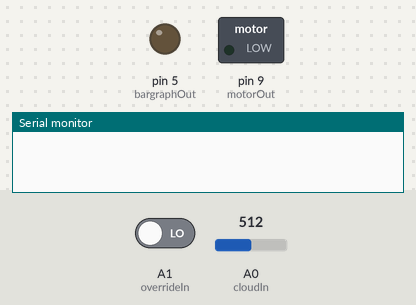
This sketch was run on a simulated Arduino Uno, built with avr-gcc and run on an emulated ATmega328P. On the bench: switched loads named in the sketch (green lamp = pin HIGH), output pins drawn as LEDs (lit = HIGH), the last lines printed to the serial monitor. The inputs (shaded band) are chosen by the test bench; at power-on: A0 (cloudIn) = 512, A1 (overrideIn) LOW. Pins used as bus, display or sensor lines are not drawn.

Above: at 9.1 s.
9.2 s: A0 (cloudIn) set to 716
At 10.3 s:
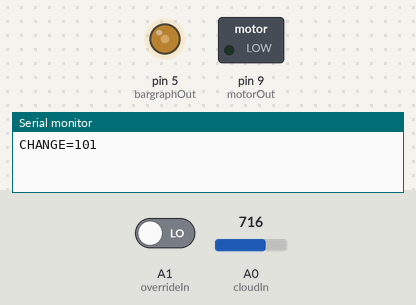
10.7 s: A0 (cloudIn) set to 530
12.4 s: A0 (cloudIn) set to 507
At 13.37 s:
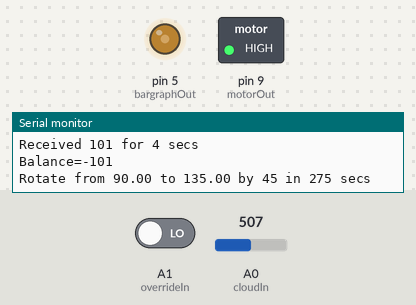
15.0 s: A1 (overrideIn) driven HIGH
At 15.5 s:
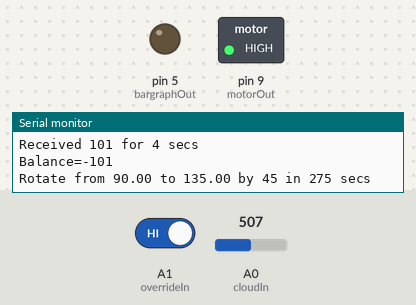
18.0 s: A0 (cloudIn) set to 900
At 18.5 s:
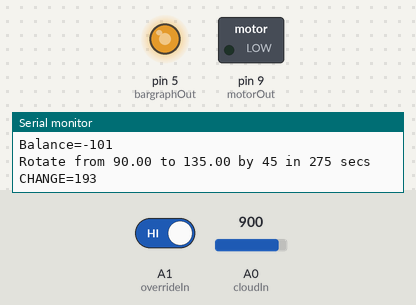
19.5 s: A0 (cloudIn) set to 511
At 21.2 s:
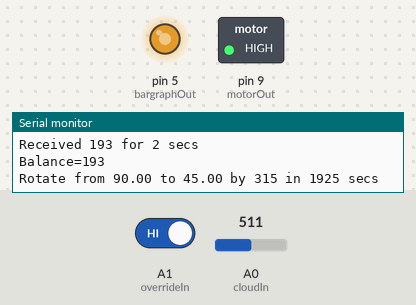
Timing chart, 0 to 23.5 s (numbered marks = the images above; inputs shaded):
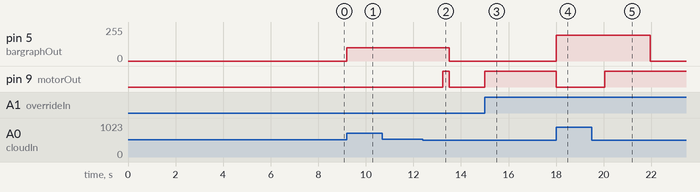

The sketch:

balance.ino
```cpp
/*
* Visualize the balance of signal strength received by the cloudbit
* to communicate the balance or imbalance of things. i.e. work vs life
*  - pie chart (with motor)
*  - farris wheel (with motor)
*  - weighted scale (with servo)
*  - seesaw (with servo)
*
* The 2 things are distinguished by the length of their signal.
*  thing 1 <= 3 seconds (Use 1 seconds)
*  thing 2 > 3 seconds ( Use 5 seconds)
*
* Circuit is intended to be:
*
*             -> button   -> wire ->         -> led
*  p3 -> fork -> cloudbit -> wire -> arduino -> bargraph
*             -> button   -> wire ->         -> wire     -> motor
*
*/
const boolean DEBUG=true;

// pins used (all of them)
const int calibrateIn = 0;    // button for calibration
const int cloudIn = A0;       // cloudbit for receiving signals
const int overrideIn = A1;    // button for manually adjusting motor
const int calibrateOut = 1;   // led for indicating calibration in progress
const int bargraphOut = 5;    // bargraph for visualizing the received signal
const int motorOut = 9;       // motor to move the phyiscal world

// current readings from cloudbit
int val = 0;      // the current reading
int lastVal = 0;  // the previous reading
int highVal = 0;  // the highest value while reading greater than 0
int valTime = 0;  // the length of time reading greater than 0

// balance the readings
float balance1 = 0; // short readings (use 1 sec)
float balance2 = 0; // long readings (use 5 sec)
float rotation=90; // start balanced (3 o'clock)
const float degreesInCircle = 360.0;

// calibration settings
int cloudOnVal = 0;

void setup() {
  // log activity?
  if(DEBUG) {
    Serial.begin(9600);
  }

  // input
  pinMode( calibrateIn, INPUT );
  pinMode( cloudIn, INPUT );
  pinMode( overrideIn, INPUT );

  // output
  pinMode( calibrateOut, OUTPUT );
  pinMode( bargraphOut, OUTPUT );
  pinMode( motorOut, OUTPUT );

  // takes a little while to start the cloudbit
  delay(3000); // may not be long enough
  // detect the cloubits baseline reading
  calibrate();
}

void loop() {
  // what is the cloud sending?
  val = analogRead(cloudIn);
  // make the highest value during calibration be 0
  val = map(val, cloudOnVal, 1023, 0, 255);
  // keep between 0 and 255
  val = constrain(val, 0, 255);

  // has the value changed since last time?
  if(val != lastVal) {
    change();
    lastVal = val; // track the last value
  }

  // track length of signal
  if(val != 0) {
    valTime += 1; // track the time in seconds
    delay(1000); // pause for one second
  }
  else { // allow for manual adjustments

     // need to rebalance?
     // correct the position of the motor
     if(digitalRead(overrideIn) == HIGH) {
       override();
     }

     // cloudbit have a lot of noise?
     // recalibrate it
     if(digitalRead(calibrateIn) == HIGH) {
       calibrate();
     }
  }
}

// cloudbit doesn't output zero at rest, so discover what zero is
void calibrate() {
  digitalWrite(calibrateOut, HIGH);
  cloudOnVal=0;
  unsigned long stopTime = millis() + 5000;
  while (millis() < stopTime) {
    val = analogRead(cloudIn);
    if(val>cloudOnVal) {
      cloudOnVal = val;
    }
  }
  digitalWrite(calibrateOut, LOW);
}

// make the necessary changes in output
void change() {
  if(DEBUG) {
    Serial.print("CHANGE=");
    Serial.println(val);
  }
  // is it still on?
  if(val>0) {
      // display the highest value during each read period
    if(val > highVal) {
      analogWrite( bargraphOut, val);
      highVal = val; // track the highest value
    }
    return;
  }

  // who sent the signal?
  // use time to identify the sender
  if(valTime<=3) { // 3 secs or less = thing 1
    balance1 += highVal;
  }
  else { // more than 3 secs = thing 2
    balance2 += highVal;
  }

  adjust();
}

void adjust() {
  // what is the balance of these things?
  int balance = balance1-balance2;

  if(DEBUG) {
    Serial.print("Received ");
    Serial.print(highVal);
    Serial.print(" for ");
    Serial.print(valTime);
    Serial.println(" secs");

    Serial.print("Balance=");
    Serial.println(balance);
  }

  // 90 degrees is even/flat/balanced
  // find 90 degrees from current rotation position
  // NOTE: the motor is one-directional (clockwise)
  int rotateBy = 0;
  if(rotation>90) { // might be close to a full rotation
    rotateBy = (degreesInCircle-rotation)+90;
  }
  else { // shouldn't need to move much
    rotateBy = 90-rotation;
  }

  // find here we should be
  float rotateTo=0;
  // are the things within 5% of each other?
  if(abs(balance1-balance2) < (abs(balance1+balance2)*.05)) {
    rotateTo=90; // treat them as balanced
  }
  else { // treat this like a weighted scale
     // which is heavier?
     if(balance<0) { // thing2
      rotateTo=135;
     }
     else { // thing1
       rotateTo=45;
     }
  }

  // adjust from where we are to where we should be
  if(rotateTo<90) {
    rotateBy += degreesInCircle;
    rotateBy -= rotateTo;
  }
  else {
    rotateBy += (rotateTo-90);
  }

  // don't make more than one rotation
  rotateBy = abs(rotateBy);
  if(rotateBy>=degreesInCircle) {
    rotateBy = rotateBy - degreesInCircle;
  }

  // a full rotation takes ~2 seconds
  int motorTime = 2200*(rotateBy/degreesInCircle);

  // exit if no rotation required
  if(motorTime==0) {
    if(DEBUG) {
      Serial.println("No rotation required");
    }
  }
  else {
    if(DEBUG) {
      Serial.print("Rotate from ");
      Serial.print(rotation);
      Serial.print(" to ");
      Serial.print(rotateTo);
      Serial.print(" by ");
      Serial.print(rotateBy);
      Serial.print(" in ");
      Serial.print(motorTime);
      Serial.println(" secs");
    }

    // rotate the motor
    digitalWrite(motorOut,HIGH);
    delay(motorTime);
    digitalWrite(motorOut,LOW);
  }

  // reset current reading
  analogWrite( bargraphOut, 0);
  rotation = rotateTo;
  valTime=0;
  highVal=0;
}

// power motor and reset values
void override() {
   digitalWrite(motorOut,HIGH);
   delay(100);
   digitalWrite(motorOut,LOW);
   // rebalance
   rotation = 90;
   valTime=0;
   highVal=0;
   balance1=0;
   balance2=0;
}
```

Measured:
- the behaviour switches between 515 and 514 on A0 (cloudIn) (found by bisection; images 1 and 2)
- after the input at 9.2 s, pin 5 (bargraphOut): 0/255 → 101/255 at once
- after the input at 12.4 s, pin 5 (bargraphOut): 101/255 → 0/255 after 1.1 s; pin 9 (motorOut): LOW → HIGH after 0.83 s, → LOW 0.28 s later
- after the input at 15.0 s, pin 9 (motorOut): LOW → HIGH at once
- after the input at 18.0 s, pin 5 (bargraphOut): 0/255 → 193/255 at once; pin 9 (motorOut): HIGH → LOW at once
- after the input at 19.5 s, pin 5 (bargraphOut): 193/255 → 0/255 after 2.5 s; pin 9 (motorOut): LOW → HIGH after 0.54 s
